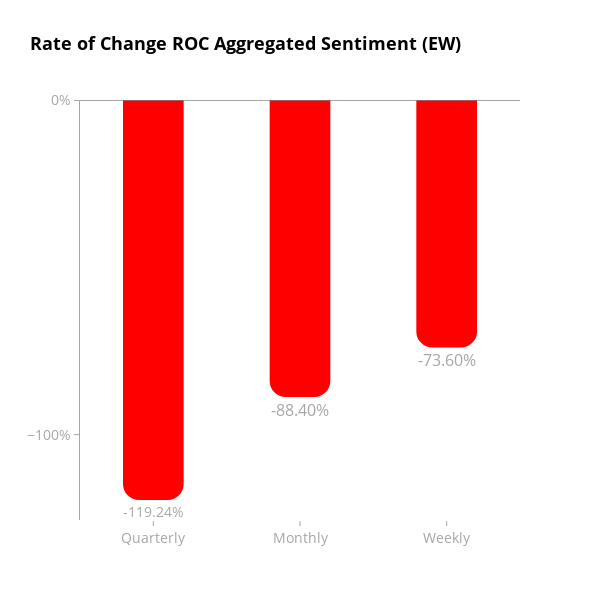

The cell this chart's notebook holds for it:
### Code cell
# Call the function for aggregate indicator columns and save charts
create_bar_chart(merged_df, 'aggregate_indicator_equalweight', "ROC Aggregated Sentiment (EW)")
create_bar_chart(merged_df, 'aggregate_indicator_PCA', "ROC Aggregated Sentiment (PCA)")

### Figure 1 — Plotly figure (JSON) as saved in the notebook; plotly's stock layout.template omitted (floating-point values rounded to 4 significant figures)
{"data": [{"marker": {"color": ["red", "red", "red"], "cornerradius": 15, "line": {"color": ["red", "red", "red"], "width": 2}}, "text": ["-119.24%", "-88.40%", "-73.60%"], "textfont": {"color": "rgba(128, 128, 128, 0.7)", "size": 16}, "textposition": "outside", "width": 0.4, "x": ["Quarterly", "Monthly", "Weekly"], "y": [-119.2, -88.4, -73.6], "type": "bar"}], "layout": {"title": {"font": {"color": "black", "size": 18, "weight": "bold"}, "text": "Rate of Change ROC Aggregated Sentiment (EW)"}, "yaxis": {"title": {}, "ticksuffix": "%", "tickfont": {"color": "rgba(128, 128, 128, 0.7)", "size": 14}, "showgrid": false, "zeroline": false, "linecolor": "rgba(128, 128, 128, 0.7)", "showline": true, "ticks": "outside", "tickcolor": "rgba(128, 128, 128, 0.7)", "dtick": 100}, "font": {"color": "black", "size": 14}, "xaxis": {"title": {}, "tickfont": {"color": "rgba(128, 128, 128, 0.7)", "size": 14}, "showgrid": false, "zeroline": false, "showline": false, "ticks": "outside", "tickcolor": "rgba(128, 128, 128, 0.7)"}, "plot_bgcolor": "white", "paper_bgcolor": "white", "width": 600, "height": 600, "hovermode": "x unified", "bargap": 0.1, "shapes": [{"line": {"color": "rgba(128, 128, 128, 0.7)", "dash": "solid", "width": 1}, "type": "line", "x0": 0, "x1": 1, "xref": "x domain", "y0": 0, "y1": 0, "yref": "y"}]}}
